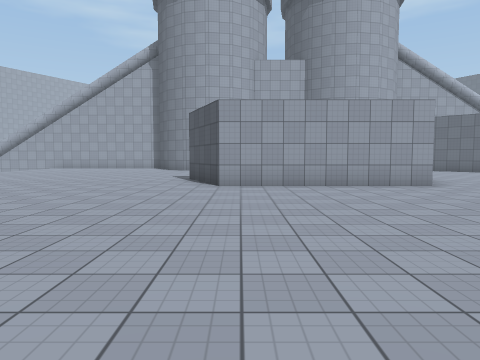
[1] (above)

20 first-person views from a walk through a scene from a Unity 3-D project. The camera is 1.4 m above the floor, tilts 4° down and sees 70° across. The floor is counted in squares, 2 m on a side. Each view is taken from the middle of a square. On the plan, view 1 faces up. The plan holds only what a view shows up to about 11 squares ahead; the rest is blank. The place goes on beyond the plan. The player character is not drawn. Surface patterns are stand-ins for the level's own textures.

[2]
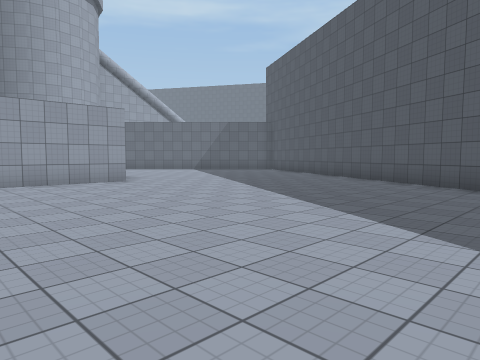

[3]
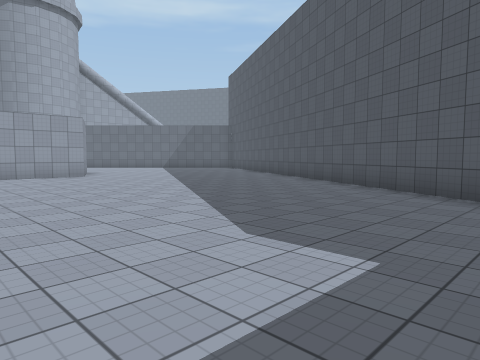

[4]
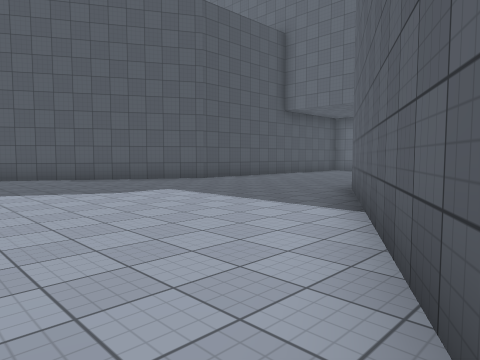

[5]
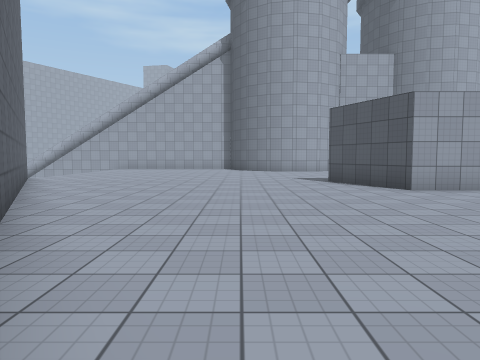

[6]
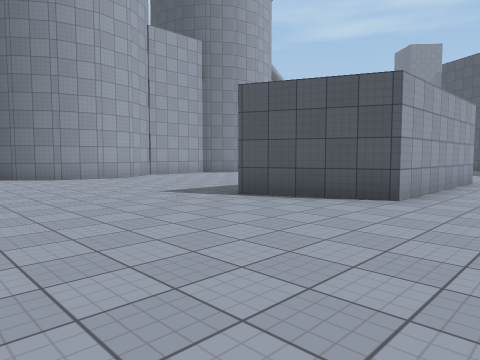

[7]
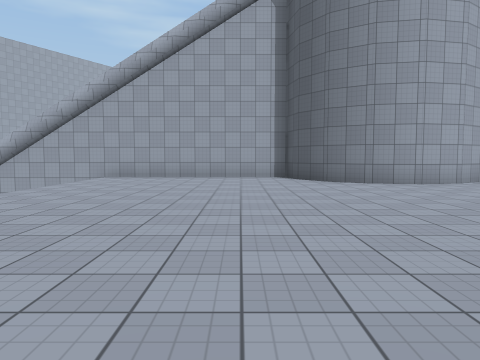

[8]
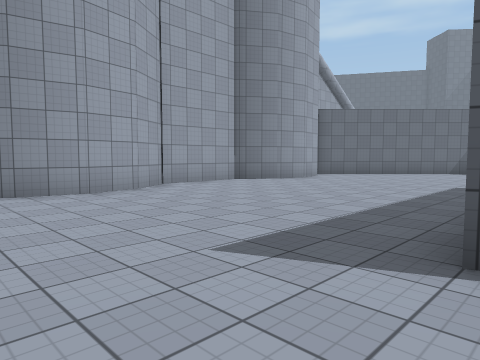

[9]
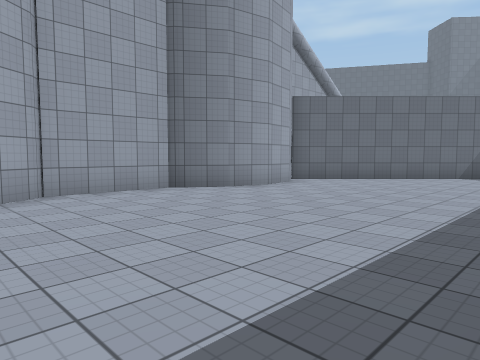

[10]
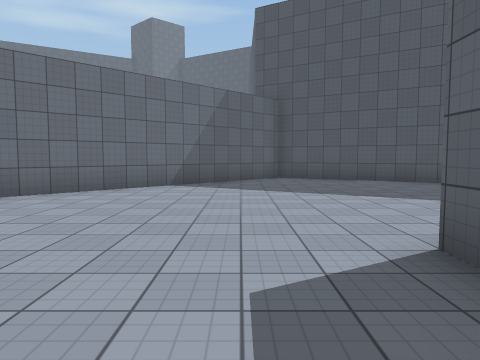

[11]
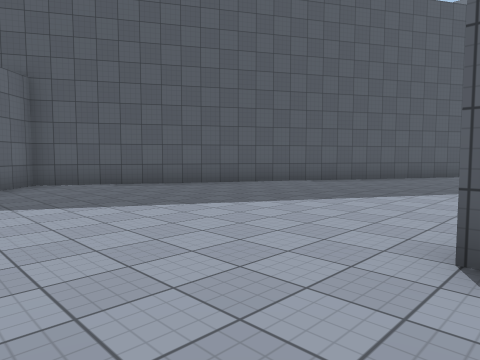

[12]
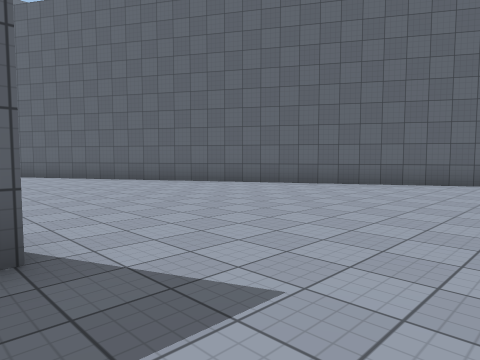

[13]
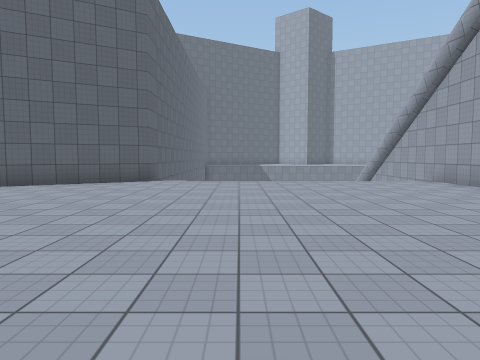

[14]
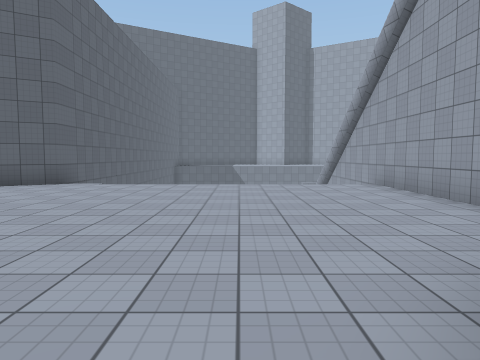

[15]
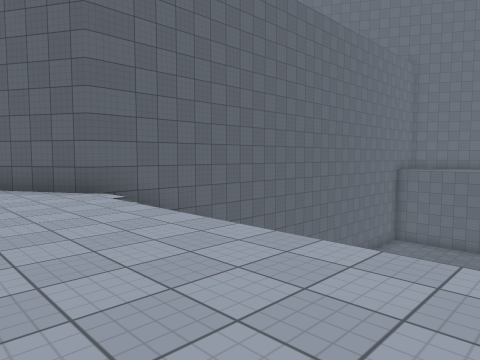

[16]
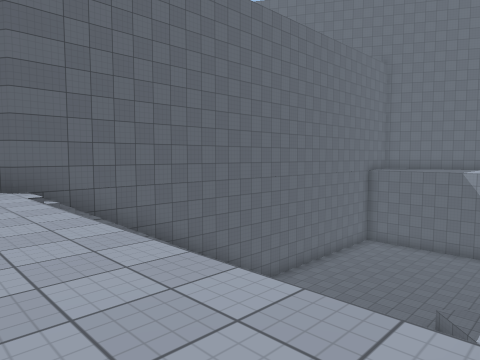

[17]
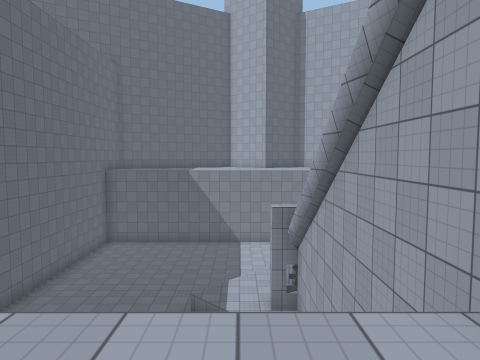

[18]
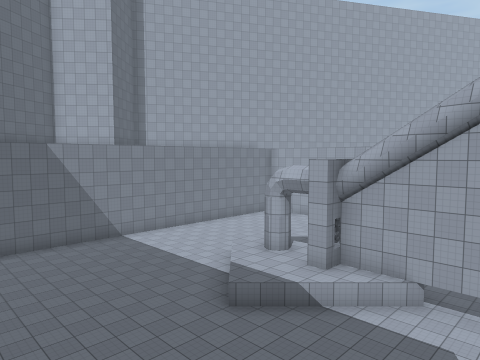

[19]
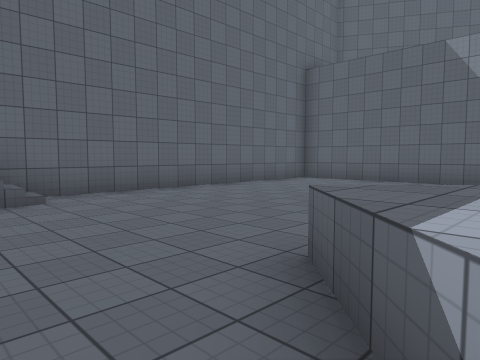

[20]
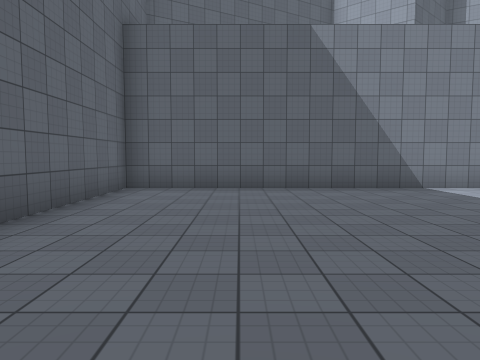

### Floor plan
Key: @ floor where view 1 was taken; # wall or solid block; . main floor; - floor 7 m lower than the main floor; / step, stairs or slope; ^ raised ledge.
Columns run from 26 left of view 1 to 14 right of it. Each row starts with its distance up from view 1.
 19     --^^^#^##  ##.....#
 18  ------^^^---   ......##  #####
 17  -------^---    .......####...######
 16  ----------     ...................##
 15  ----------     ....................##
 14  ---------      .....................##
 13  ---------      ......................##
 12  --------///////.......................##
 11 ################........................#
 10                ##........#     #........#
  9                 ##.......##     .......##
  8                  #........#####........#
  7                  ##...................##
  6                   #...................#
  5                   ##.................##
  4                    #.................#
  3                    ##...............##
  2                     ##.............##
  1                      #.............#
  0                      ##...@.......##
 -1                       #...........#
 -2                       ##.........##
 -3                        #.........#
 -4                        ##.......##
 -5                         ##.....##
 -6                          #.....#
 -7                           ....
 -8                            ..

Positions as (right, up) in squares from view 1, and headings:
1: (0, 0), facing up
2: (0, -1), facing up-right
3: (0, -4), facing up-right
4: (-4, 1), facing down-right
5: (-4, 1), facing up
6: (-6, 6), facing up-right
7: (-6, 8), facing up
8: (-4, 10), facing up-right
9: (-1, 11), facing up-right
10: (3, 12), facing right
11: (5, 13), facing down-right
12: (-1, 13), facing down-left
13: (-1, 14), facing left
14: (-2, 16), facing left
15: (-8, 18), facing down-left
16: (-9, 19), facing down-left
17: (-9, 18), facing left
18: (-13, 12), facing up-left
19: (-16, 18), facing down-left
20: (-18, 14), facing left
